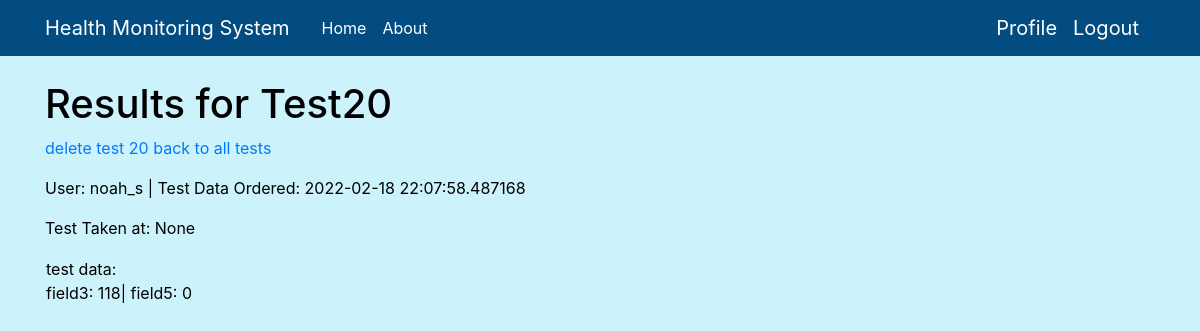
The page /open_packet/noah_s/20 (signed in) on the database its author committed.
### app.py (models this page shows, shortened)
class Packet(db.Model):
    id = db.Column(db.Integer, primary_key=True)
    body = db.Column(db.String(500))
    timestamp = db.Column(db.DateTime, index=True, default=datetime.utcnow) # this timestamp represents when the test was ordered
    test_taken = db.Column(db.DateTime, index=True)                         # this timestamp represents when the test was taken
    user_id = db.Column(db.Integer, db.ForeignKey('user.id'))
    test_type = db.Column(db.String(40))

class User(UserMixin, db.Model):
    id = db.Column(db.Integer, primary_key=True)
    username = db.Column(db.String(64), index=True, unique=True)
    email = db.Column(db.String(120), index=True, unique=True)      # email field format is validated
    DOB = db.Column(db.String(6), index=True, unique=True)          # DOB field format is validated
    password_hash = db.Column(db.String(128))
    packets = db.relationship("Packet", backref='author', lazy='dynamic')
    packet_count = db.Column(db.Integer, index=True, unique=False)
    admin = db.Column(db.Integer, index=True, default=False)

### app.py (the view)
@app.route('/open_packet/<username>/<packet_id>')
def open_packet(username, packet_id):
    user = User.query.filter_by(username=username).first_or_404()
    return render_template('view_test.html', user=user, packet=Packet.query.get(packet_id))

### app.py (called while the page is built)
@login.user_loader
def load_user(id):
    return User.query.get(int(id))

### templates/view_test.html
{% extends "base.html" %}
{% block content %}
<h1> Results for Test{{packet.id}}</h1>
<p><a href="{{ url_for('deletetest', username=current_user.username, packet_id=packet.id) }}">delete test {{packet.id}}</a>
<a href="{{ url_for('user', username=current_user.username)}}">back to all tests</a></p>
<p><td>User: {{packet.author.username}}  | Test Data Ordered: {{packet.timestamp}}</td></p>
<p>Test Taken at: {{packet.test_taken}}</p>
<table>
    <td> test data:<br>{{ packet.body }} </td>
</table>
{% endblock %}

### static/main.css (style rules this page uses)
body { background: #ccf2fb; color: #000000; margin-top: 5rem; }
h1, h2, h3, h4, h5, h6 { color: #000000; }

### rows shown on the page
Packet: id "20", timestamp "2022-02-18 22:07:58.487168", test_taken "None", body "field3: 118| field5: 0"
User: author.username "noah_s"
